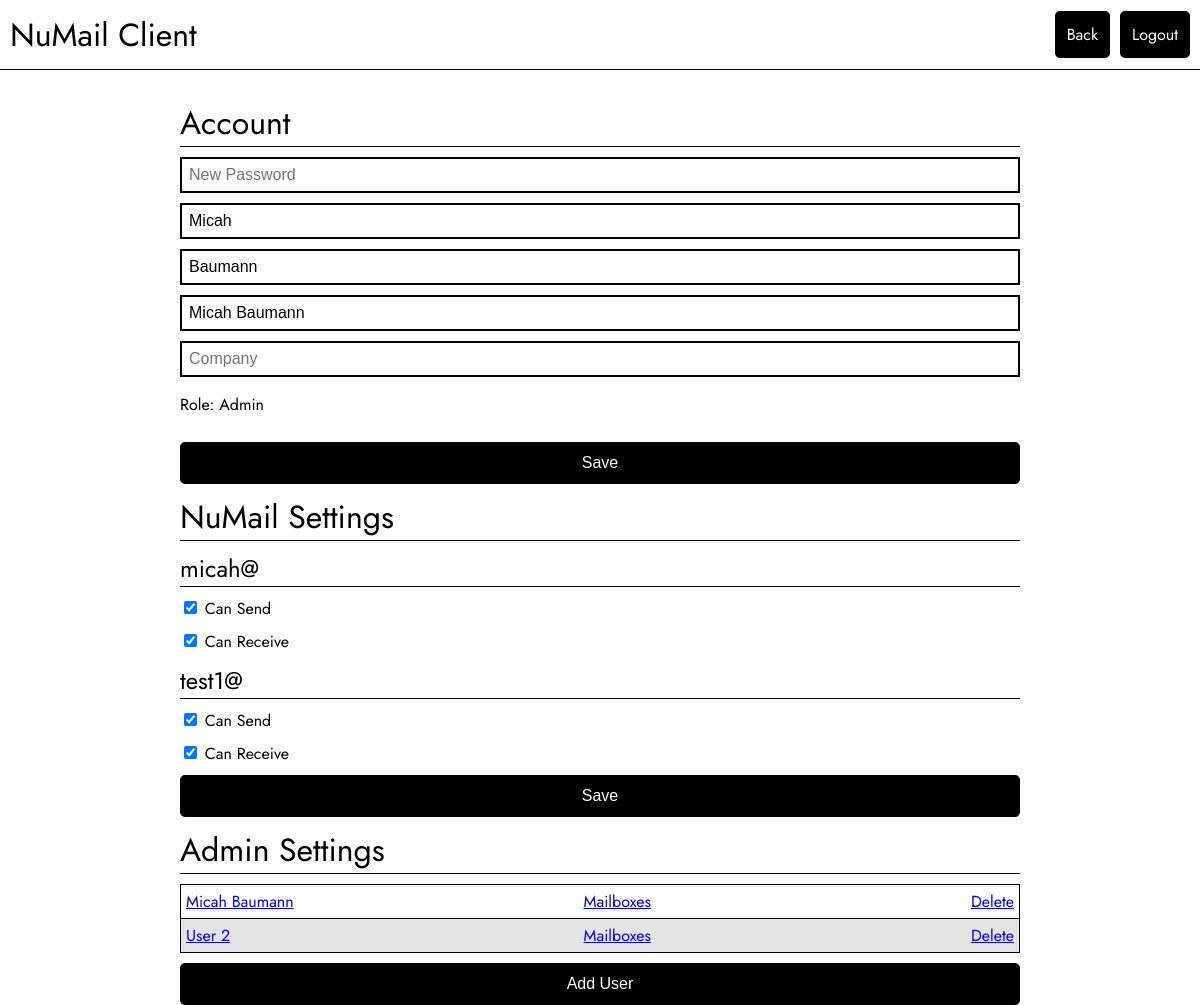
Screenshot of /settings (signed in) with the database file from the repository.
### tables this page shows
CREATE TABLE Users (
    userId INTEGER NOT NULL PRIMARY KEY AUTOINCREMENT,
    userName VARCHAR(100) NOT NULL UNIQUE,
    firstName VARCHAR(100) DEFAULT NULL,
    lastName VARCHAR(100) DEFAULT NULL,
    displayName VARCHAR(100) NOT NULL,
    company VARCHAR(100) DEFAULT NULL,
    password TEXT NOT NULL,
    isAdmin BOOLEAN NOT NULL DEFAULT 0
);

CREATE TABLE Mailboxes (
    mailboxId INTEGER NOT NULL PRIMARY KEY AUTOINCREMENT,
    mbUser INTEGER NOT NULL,
    mbName VARCHAR(100) NOT NULL UNIQUE,
    mbType INTEGER NOT NULL DEFAULT 0,
    mbSend BOOLEAN NOT NULL DEFAULT 1,
    mbReceive BOOLEAN NOT NULL DEFAULT 1,
    mbReadConf BOOLEAN NOT NULL DEFAULT 0,
    FOREIGN KEY (mbUser) REFERENCES Users(userId)
);

### ui.py (the view)
@app.route('/settings')
def settings():
    if 'username' not in session:
        return redirect(url_for('login'))
    currentUser = get_user(session['username'])
    if not currentUser:
        abort(404)
    if currentUser["isAdmin"]:
        users = get_all_users()
        mailboxes = get_all_user_mailboxes()
    else:
        users = []
        mailboxes = []
    current_user_mb = get_user_mailboxes(session['username'])
    if not current_user_mb:
        current_user_mb = []
    users_serializable = []
    for user in users:
        users_serializable.append({
            key: (value.decode('utf-8') if isinstance(value, bytes) else value)
            for key, value in user.items()
            if key != "password"
        })
    mailbox_serializable = []
    for box in mailboxes:
        mailbox_serializable.append({
            key: (value.decode('utf-8') if isinstance(value, bytes) else value)
            for key, value in box.items()
        })
    return render_template('settings.html', domain=server_settings["visible_domain"], user=currentUser, users=users_serializable, mailboxes=mailbox_serializable, usermb=current_user_mb)

### db/db.py (called while the page is built)
@contextlib.contextmanager
def get_db():
    db = sqlite3.connect("./db/sqlite/numail.db")
    try:
        db.row_factory = sqlite3.Row
        yield db
    finally:
        db.close()

def get_user(user_name: str) -> bool | dict:
    with get_db() as db:
        user_exists = db.execute("SELECT * FROM Users WHERE userName = ?", (user_name,)).fetchone()
        if not user_exists:
            return False
        else:
            return dict(user_exists)

def get_all_users() -> bool | list:
    with get_db() as db:
        user_exists = db.execute("SELECT * FROM Users").fetchall()
        if not user_exists:
            return False
        else:
            return [dict(row) for row in user_exists]

def get_user_mailboxes(user_name: str) -> list | bool:
    with get_db() as db:
        user_exists = db.execute("SELECT * FROM Users WHERE userName = ?", (user_name,)).fetchone()
        if not user_exists:
            return False
        else:
            mb_exists = db.execute("SELECT * FROM Mailboxes WHERE mbUser = ?", (user_exists["userId"],)).fetchall()
            if mb_exists:
                return [dict(row) for row in mb_exists]
            else:
                return False

def get_all_user_mailboxes() -> dict | bool:
    with get_db() as db:
        box_exists = db.execute("SELECT * FROM Mailboxes").fetchall()
        if not box_exists:
            return False
        return [dict(row) for row in box_exists]

### templates/settings.html (shortened to what this page needs)
<!DOCTYPE html>
<html lang="en">
<head>
    <link rel="stylesheet" type="text/css" href="{{ url_for('static', filename='css/style.css') }}">
    <link rel="stylesheet" type="text/css" href="{{ url_for('static', filename='css/settings.css') }}">
</head>
<body>
    <div class="header">
        <h1>NuMail Client</h1>
        <div class="header-right">
            <a href="/" class="button">Back</a>
            <a href="/logout" class="button">Logout</a>
        </div>
    </div>
    <div class="main">
        <div class="settings-center">
            <form id="settingsForm" class="settingsForm">
                <h1>Account</h1>
                <input type="password" name="pwd" placeholder="New Password">
                <input type="text" name="fname" placeholder="First Name" value="{{user['firstName'] if user['firstName']}}">
                <input type="text" name="lname" placeholder="Last Name" value="{{user['lastName'] if user['lastName']}}">
                <input type="text" name="displayName" placeholder="Display Name" value="{{user['displayName']}}">
                <input type="text" name="company" placeholder="Company" value="{{user['company'] if user['company']}}">
                {% if user['isAdmin'] %}
                    <p>Role: Admin</p>
                {% else %}
                    <p>Role: User</p>
                {% endif %}
                <button type="submit">Save</button>
            </form>
            {% if usermb %}
                <form id="nmSettingsForm" class="settingsForm">
                    <h1>NuMail Settings</h1>
                    {% for mb in usermb %}
                        <h2>{{mb["mbName"]}}@{{domain}}</h2>
                        <div class="checkbox">
                            <input type="checkbox" name="canSend_{{mb['mbName']}}" id="canSend_{{mb['mbName']}}" {{"checked" if mb["mbSend"]}}>
                            <label for="canSend_{{mb['mbName']}}">Can Send</label>
                        </div>
                        <div class="checkbox">
                            <input type="checkbox" name="canReceive_{{mb['mbName']}}" id="canReceive_{{mb['mbName']}}" {{"checked" if mb["mbReceive"]}}>
                            <label for="canReceive_{{mb['mbName']}}">Can Receive</label>
                        </div>
                    {% endfor %}
                    <button type="submit">Save</button>
                </form>
            {% endif %}
            {% if user["isAdmin"] %}
                <h1>Admin Settings</h1>
                <table class="admin-table">
                    {% for theUser in users %}
                        <tr>
                            <td><a href="javascript:void(0);" onclick="toggleOverlay('userForm', {{theUser['userId']}})">{{theUser["displayName"]}}</a></td>
                            <td><a href="javascript:void(0);" onclick="toggleOverlay('mailboxForm', {{theUser['userId']}})">Mailboxes</a></td>
                            <td class="table-delete"><a href="javascript:void(0);">Delete</a></td>
                        </tr>
                    {% endfor %}
                </table>
                <button type="button" onclick="toggleOverlay('newUserForm')">Add User</button>
            {% endif %}
        </div>
    </div>
</body>
</html>

### static/css/style.css (style rules this page uses)
body { font-family: "Jost", serif; margin: 0; padding: 0; }
.header { width: 100%; padding: 10px; border-bottom: 1px solid black; box-sizing: border-box; display: flex; height: 70px; align-items: center; position: fixed; background-color: white; top: 0; justify-content: space-between; }
.header-right { display: flex; }
.header-right a { margin-left: 10px; }
.header h1 { font-weight: normal; margin: 0; }
.main { margin-top: 70px; height: calc(100vh - 70px); }
input[type=text], input[type=password] { padding: 7px; border: 2px black solid; outline: none; font-size: 16px; }
button, input[type=button], input[type=submit] { padding: 10px; background-color: black; color: white; border: 2px solid black; border-radius: 5px; cursor: pointer; outline: none; font-size: 16px; }
.button { padding: 10px; background-color: black; color: white; border: 2px solid black; border-radius: 5px; font-size: 16px; text-decoration: none; }

### static/css/settings.css (style rules this page uses)
.main { display: flex; flex-direction: column; align-items: center; }
.settings-center { margin-top: 20px; display: flex; flex-direction: column; width: 70%; }
.settings-center h1, .settings-center h2, .mbs { font-weight: normal; margin: 0; margin-top: 10px; border-bottom: 1px solid black; }
.settingsForm { display: flex; flex-direction: column; }
.settingsForm > input, .settingsForm > .checkbox, .settingsForm > button { margin-top: 10px; }
.admin-table { border-collapse: collapse; margin: 10px 0; }
.admin-table tr { border: solid 1px black; }
.admin-table tr:nth-child(even) { background-color: #e4e4e4; }
.table-delete { text-align: end; }
.admin-table td { padding: 5px; }

### rows the page displays
Users: fname "Micah", lname "Baumann", displayName "Micah Baumann"
Mailboxes: mbName "micah"
Mailboxes: mbName "test1"
Users: displayName "User 2"
